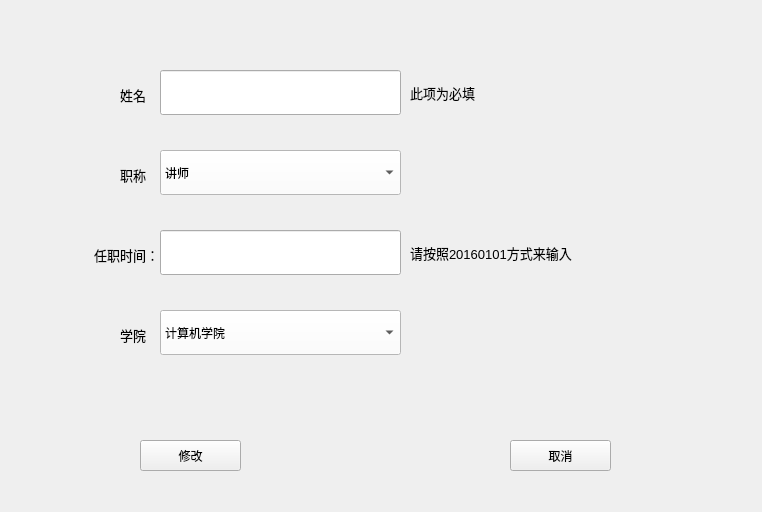
<?xml version="1.0" encoding="UTF-8"?>
<ui version="4.0">
 <class>Form</class>
 <widget class="QWidget" name="Form">
  <property name="geometry">
   <rect>
    <x>0</x>
    <y>0</y>
    <width>762</width>
    <height>512</height>
   </rect>
  </property>
  <property name="windowTitle">
   <string>修改信息</string>
  </property>
  <widget class="QPushButton" name="ensureButton">
   <property name="geometry">
    <rect>
     <x>140</x>
     <y>440</y>
     <width>101</width>
     <height>31</height>
    </rect>
   </property>
   <property name="text">
    <string>修改</string>
   </property>
  </widget>
  <widget class="QPushButton" name="cancelButton">
   <property name="geometry">
    <rect>
     <x>510</x>
     <y>440</y>
     <width>101</width>
     <height>31</height>
    </rect>
   </property>
   <property name="text">
    <string>取消</string>
   </property>
  </widget>
  <widget class="QLabel" name="label3">
   <property name="geometry">
    <rect>
     <x>410</x>
     <y>245</y>
     <width>211</width>
     <height>16</height>
    </rect>
   </property>
   <property name="font">
    <font>
     <pointsize>10</pointsize>
    </font>
   </property>
   <property name="text">
    <string>请按照20160101方式来输入</string>
   </property>
  </widget>
  <widget class="QComboBox" name="collegeBox">
   <property name="geometry">
    <rect>
     <x>160</x>
     <y>310</y>
     <width>241</width>
     <height>45</height>
    </rect>
   </property>
   <property name="styleSheet">
    <string notr="true">background-color: rgb(255, 255, 255);</string>
   </property>
   <item>
    <property name="text">
     <string>计算机学院</string>
    </property>
   </item>
   <item>
    <property name="text">
     <string>软件学院</string>
    </property>
   </item>
   <item>
    <property name="text">
     <string>其他</string>
    </property>
   </item>
  </widget>
  <widget class="QLabel" name="label_2">
   <property name="geometry">
    <rect>
     <x>120</x>
     <y>80</y>
     <width>31</width>
     <height>30</height>
    </rect>
   </property>
   <property name="font">
    <font>
     <pointsize>10</pointsize>
    </font>
   </property>
   <property name="text">
    <string>姓名：</string>
   </property>
  </widget>
  <widget class="QLabel" name="label2">
   <property name="geometry">
    <rect>
     <x>120</x>
     <y>160</y>
     <width>31</width>
     <height>30</height>
    </rect>
   </property>
   <property name="font">
    <font>
     <pointsize>10</pointsize>
    </font>
   </property>
   <property name="text">
    <string>职称：</string>
   </property>
  </widget>
  <widget class="QLineEdit" name="timeEdit">
   <property name="geometry">
    <rect>
     <x>160</x>
     <y>230</y>
     <width>241</width>
     <height>45</height>
    </rect>
   </property>
   <property name="placeholderText">
    <string/>
   </property>
  </widget>
  <widget class="QLabel" name="label_4">
   <property name="geometry">
    <rect>
     <x>94</x>
     <y>240</y>
     <width>61</width>
     <height>30</height>
    </rect>
   </property>
   <property name="font">
    <font>
     <pointsize>10</pointsize>
    </font>
   </property>
   <property name="text">
    <string>任职时间：</string>
   </property>
  </widget>
  <widget class="QLabel" name="label_5">
   <property name="geometry">
    <rect>
     <x>120</x>
     <y>320</y>
     <width>31</width>
     <height>30</height>
    </rect>
   </property>
   <property name="font">
    <font>
     <pointsize>10</pointsize>
    </font>
   </property>
   <property name="text">
    <string>学院：</string>
   </property>
  </widget>
  <widget class="QLineEdit" name="nameEdit">
   <property name="geometry">
    <rect>
     <x>160</x>
     <y>70</y>
     <width>241</width>
     <height>45</height>
    </rect>
   </property>
   <property name="placeholderText">
    <string/>
   </property>
  </widget>
  <widget class="QComboBox" name="titleBox">
   <property name="geometry">
    <rect>
     <x>160</x>
     <y>150</y>
     <width>241</width>
     <height>45</height>
    </rect>
   </property>
   <property name="styleSheet">
    <string notr="true">background-color: rgb(255, 255, 255);</string>
   </property>
   <item>
    <property name="text">
     <string>讲师</string>
    </property>
   </item>
   <item>
    <property name="text">
     <string>副教授</string>
    </property>
   </item>
   <item>
    <property name="text">
     <string>教授</string>
    </property>
   </item>
   <item>
    <property name="text">
     <string>外聘专家</string>
    </property>
   </item>
  </widget>
  <widget class="QLabel" name="label_7">
   <property name="geometry">
    <rect>
     <x>410</x>
     <y>80</y>
     <width>211</width>
     <height>25</height>
    </rect>
   </property>
   <property name="font">
    <font>
     <pointsize>10</pointsize>
    </font>
   </property>
   <property name="text">
    <string>此项为必填</string>
   </property>
  </widget>
  <widget class="QLabel" name="bgLabel">
   <property name="geometry">
    <rect>
     <x>0</x>
     <y>0</y>
     <width>761</width>
     <height>511</height>
    </rect>
   </property>
   <property name="text">
    <string/>
   </property>
  </widget>
  <zorder>bgLabel</zorder>
  <zorder>ensureButton</zorder>
  <zorder>cancelButton</zorder>
  <zorder>label3</zorder>
  <zorder>collegeBox</zorder>
  <zorder>label_2</zorder>
  <zorder>label2</zorder>
  <zorder>timeEdit</zorder>
  <zorder>label_4</zorder>
  <zorder>label_5</zorder>
  <zorder>nameEdit</zorder>
  <zorder>titleBox</zorder>
  <zorder>label_7</zorder>
 </widget>
 <resources/>
 <connections/>
</ui>
